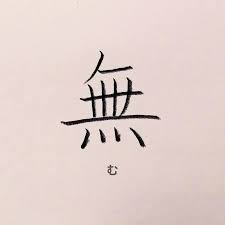
#> input picture test_data/nothing_img.jpg, 225 x 225 px
$ python -i kanji_evaluation.py   (imports and definitions only)
#> lines starting #> are read from the running program, lines starting #| are printed output that depends on the picture; after the words box and inside, x2 and y2 are one past the last pixel; in counts of white or black regions, pixels touching at a corner belong together
#> further down, picture is the input picture: shape (225, 225, 3); mean B, G, R 203.9, 207.9, 225.4
import cv2
import numpy as np
from scipy.ndimage import distance_transform_edt
from PIL import Image


def preprocess_min(img: np.ndarray, size=(128, 127)) -> np.ndarray:
#> called with size = (128, 127)
    print("shape:", img.shape)
#| shape: (225, 225, 3)
    if img.ndim == 3 and img.shape[2] == 4:
        print("alpha min/max:", img[:, :, 3].min(), img[:, :, 3].max())


    if img.ndim == 3 and img.shape[2] == 4:
        print('alfa')
        rgb = img[:, :, :3].astype(np.float32)
        alpha = img[:, :, 3].astype(np.float32) / 255.0
        white = np.ones_like(rgb) * 255.0
        img = (rgb * alpha[..., None] + white * (1 - alpha[..., None])).astype(np.uint8)

    if img.ndim == 3:
        gray = cv2.cvtColor(img, cv2.COLOR_BGR2GRAY)
    else:
        gray = img

    gray = cv2.resize(gray, size, interpolation=cv2.INTER_AREA)
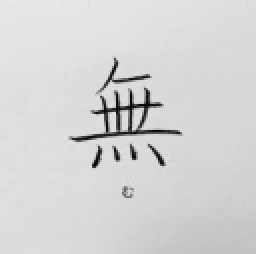
#> gray: shape (127, 128) (shown 2 times larger); min 3, max 234, mean 212.6

    gray = cv2.GaussianBlur(gray, (3, 3), 0)
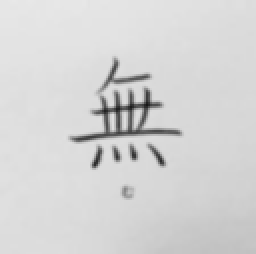
#> gray: shape (127, 128) (shown 2 times larger); min 23, max 232, mean 212.7

    _, bin255 = cv2.threshold(gray, 0, 255, cv2.THRESH_BINARY_INV + cv2.THRESH_OTSU)
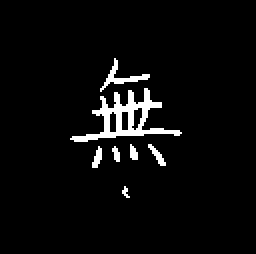
#> bin255: shape (127, 128) (shown 2 times larger); 4.1% white; 7 white regions (1 under 20 px), largest, box (x1, y1, x2, y2) and area: (35, 44, 91, 71) 452, (50, 29, 75, 46) 91, (74, 72, 83, 83) 36, (46, 73, 51, 84) 33, (65, 72, 69, 80) 24, (56, 73, 60, 81) 21

    bin01 = (bin255 > 0).astype(np.uint8)

    return bin01


# [58 lines left out: functions compute_chamfer_score, aggregate_score, center_by_bbox, ensure_black_strokes, not called in this run]


def skeleton01(bin01: np.ndarray) -> np.ndarray:
    sk = cv2.ximgproc.thinning((bin01 * 255).astype(np.uint8))
    return (sk > 0).astype(np.uint8)

def count_components(bin01: np.ndarray) -> int:
    n, _ = cv2.connectedComponents(bin01.astype(np.uint8))
    return int(n - 1)

# [76 lines left out: functions count_endpoints, bridge_gaps, stroke_penalty, evaluate_kanji, not called in this run]


def load_image_as_np(path: str) -> np.ndarray:
    img = Image.open(path).convert("RGB")
    return np.array(img)

# [5 lines left out: function preprocess_whole, not called in this run]

>>> import cv2
>>> picture = cv2.imread('../../test_data/nothing_img.jpg')
>>> result = preprocess_min(picture)
